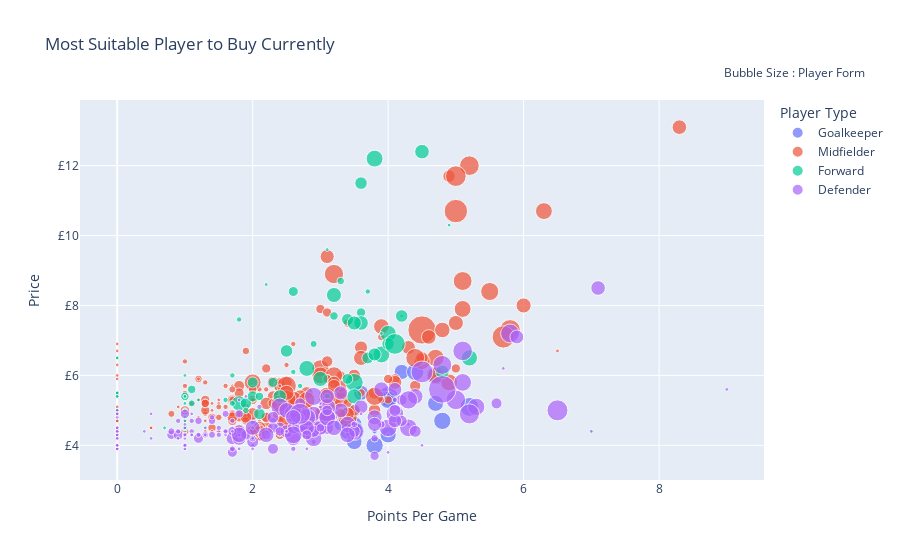

The notebook cell saved with this chart:
### Markdown cell above
#### Most Suitable Player to Buy Currently
[Move to top](#Fantasy-Premier-League---Player-Selector)

### Code cell
cf.go_offline()

df = players_details[['form','points_per_game','now_cost','team_name','singular_name','first_name','web_name']]
df["now_cost"] = df["now_cost"]/10
df.points_per_game = pd.to_numeric(df.points_per_game)
df.rename(columns = {'singular_name' : "Player Type"}, inplace = True)
df["name"] = df["first_name"] + ' ' + df["web_name"]
fig = px.scatter(df, x='points_per_game', 
                 y='now_cost',  
                 size = (players_details["form"].astype(float).values + abs(players_details["form"].astype(float).values.min()))*1.5, 
                 hover_name = "name",
                 hover_data= ["team_name"],
                 color ="Player Type",
                 title = "Most Suitable Player to Buy Currently"
                )
fig['layout']['yaxis'].update({'title': 'Price', 'tickprefix': '£'})
fig['layout']['xaxis'].update({'title': 'Points Per Game'})
fig.update_layout(
    showlegend=True,
    annotations=[
        dict(
            x=1.15,
            y=1.10,
            xref="paper",
            yref="paper",
            showarrow=False,
            text="Bubble Size : Player Form"
        )
    ]
)

fig.show()

### Figure 1 — Plotly figure (JSON) as saved in the notebook; plotly's stock layout.template omitted (floating-point values rounded to 4 significant figures; data arrays with more than 128 entries replaced by an {"elided": "..."} marker saying what was removed)
{"data": [{"customdata": [["Arsenal"], ["Arsenal"], ["Arsenal"], ["Arsenal"], ["Arsenal"], ["Aston Villa"], ["Aston Villa"], ["Aston Villa"], ["Aston Villa"], ["Aston Villa"], ["Brentford"], ["Brentford"], ["Brentford"], ["Brentford"], ["Brentford"], ["Brentford"], ["Brighton"], ["Brighton"], ["Brighton"], ["Brighton"], ["Brighton"], ["Burnley"], ["Burnley"], ["Burnley"], ["Burnley"], ["Burnley"], ["Chelsea"], ["Chelsea"], ["Chelsea"], ["Crystal Palace"], ["Crystal Palace"], ["Crystal Palace"], ["Everton"], ["Everton"], ["Everton"], ["Everton"], ["Everton"], ["Leicester"], ["Leicester"], ["Leicester"], ["Leeds"], ["Leeds"], ["Leeds"], ["Liverpool"], ["Liverpool"], ["Liverpool"], ["Liverpool"], ["Man City"], ["Man City"], ["Man City"], ["Man City"], ["Man Utd"], ["Man Utd"], ["Man Utd"], ["Newcastle"], ["Newcastle"], ["Newcastle"], ["Newcastle"], ["Norwich"], ["Norwich"], ["Norwich"], ["Norwich"], ["Southampton"], ["Southampton"], ["Southampton"], ["Southampton"], ["Spurs"], ["Spurs"], ["Spurs"], ["Spurs"], ["Watford"], ["Watford"], ["Watford"], ["Watford"], ["West Ham"], ["West Ham"], ["West Ham"], ["Wolves"], ["Wolves"], ["Wolves"], ["Wolves"], ["Wolves"], ["Wolves"]], "hovertemplate": "<b>%{hovertext}</b><br><br>Player Type=Goalkeeper<br>points_per_game=%{x}<br>now_cost=%{y}<br>size=%{marker.size}<br>team_name=%{customdata[0]}<extra></extra>", "hovertext": ["Bernd Leno", "Rúnar Alex Rúnarsson", "Karl Hein", "Aaron Ramsdale", "Arthur Okonkwo", "Jed Steer", "Emiliano Martínez", "Viljami Sinisalo", "Filip Marschall", "Robin Olsen", "David Raya", "Ellery Balcombe", "Patrik Gunnarsson", "Álvaro Fernández", "Matthew Cox", "Jonas Lössl", "Jason Steele", "Mathew Ryan", "Robert Sánchez", "Kjell Scherpen", "Thomas McGill", "Nick Pope", "Will Norris", "Bailey Peacock-Farrell", "Wayne Hennessey", "Sam Waller", "Kepa Arrizabalaga", "Edouard Mendy", "Marcus Bettinelli", "Vicente Guaita", "Jack Butland", "Remi Matthews", "Jordan Pickford", "João Virgínia", "Asmir Begović", "Andy Lonergan", "Harry Tyrer", "Kasper Schmeichel", "Danny Ward", "Eldin Jakupovic", "Francisco Casilla", "Illan Meslier", "Kristoffer Klaesson", "Adrián Adrián", "Alisson Alisson", "Caoimhin Kelleher", "Marcelo Pitaluga", "Ederson Ederson", "Zack Steffen", "Scott Carson", "Cieran Slicker", "David de Gea", "Dean Henderson", "Tom Heaton", "Karl Darlow", "Martin Dubravka", "Freddie Woodman", "Mark Gillespie", "Michael McGovern", "Tim Krul", "Angus Gunn", "Jon McCracken", "Fraser Forster", "Alex McCarthy", "Harry Lewis", "Willy Caballero", "Joe Hart", "Hugo Lloris", "Pierluigi Gollini", "Brandon Austin", "Ben Foster", "Daniel Bachmann", "Robert Elliot", "Vincent Angelini", "Darren Randolph", "Lukasz Fabianski", "Alphonse Areola", "Rui Pedro Patrício", "Andreas Söndergaard", "John Ruddy", "José Sá", "Louie Moulden", "James Storer"], "legendgroup": "Goalkeeper", "marker": {"color": "#636efa", "size": [0.3, 0.3, 0.3, 7.5, 0.3, 0.3, 4.8, 0.3, 0.3, 0.3, 5.55, 0.3, 0.3, 0.3, 0.3, 0.6, 0.3, 0.3, 5.1, 0.3, 0.3, 8.25, 0.3, 0.3, 0.3, 0.3, 6.3, 4.8, 0.3, 3.6, 0.6, 0.3, 6.3, 0.3, 0.3, 0.3, 0.3, 3.6, 0.3, 0.3, 0.3, 2.4, 0.3, 0.3, 7.5, 0.3, 0.3, 6.3, 0.3, 0.3, 0.3, 6.3, 0.3, 0.3, 0.3, 8.55, 0.3, 0.3, 0.3, 0.3, 6.3, 0.3, 5.55, 0.3, 0.3, 0.3, 0.3, 2.4, 0.3, 0.3, 5.1, 0.3, 0.3, 0.3, 0.3, 3.6, 1.05, 0.3, 0.3, 0.3, 5.4, 0.3, 0.3], "sizemode": "area", "sizeref": 0.042, "symbol": "circle"}, "mode": "markers", "name": "Goalkeeper", "orientation": "v", "showlegend": true, "type": "scatter", "x": [1.3, 0.0, 0.0, 5.2, 0.0, 1.0, 3.6, 0.0, 0.0, 0.0, 4.0, 0.0, 0.0, 2.6, 0.0, 1.0, 2.0, 0.0, 3.5, 0.0, 0.0, 4.0, 0.0, 0.0, 2.0, 0.0, 4.8, 4.2, 0.0, 3.3, 3.8, 0.0, 3.1, 0.0, 1.0, 0.0, 0.0, 3.0, 0.0, 0.0, 0.0, 2.6, 0.0, 0.0, 4.7, 4.0, 0.0, 4.4, 7.0, 0.0, 0.0, 4.0, 0.0, 0.0, 2.5, 3.5, 2.2, 0.0, 0.0, 2.8, 3.8, 0.0, 3.4, 3.5, 0.0, 1.0, 0.0, 3.9, 0.0, 0.0, 3.5, 2.0, 0.0, 0.0, 0.0, 3.5, 2.0, 0.0, 0.0, 0.0, 4.7, 0.0, 0.0], "xaxis": "x", "y": [4.5, 4.0, 4.0, 5.1, 3.9, 3.9, 5.5, 4.0, 4.0, 4.0, 4.3, 4.0, 3.9, 4.5, 4.0, 4.5, 4.0, 4.5, 4.6, 4.5, 4.0, 5.4, 4.4, 4.5, 4.5, 4.0, 4.7, 6.1, 4.0, 4.6, 4.4, 3.9, 4.9, 4.0, 4.0, 4.0, 4.0, 4.8, 4.0, 3.9, 4.5, 4.8, 4.3, 4.3, 6.0, 4.3, 4.0, 6.1, 4.4, 3.9, 4.0, 5.3, 4.7, 3.9, 4.5, 4.4, 4.3, 3.9, 3.9, 4.5, 4.0, 4.0, 4.4, 4.4, 3.9, 4.3, 4.5, 5.4, 4.3, 4.0, 4.1, 4.2, 4.0, 4.0, 4.3, 5.0, 4.7, 5.0, 3.9, 4.3, 5.2, 4.0, 4.0], "yaxis": "y"}, {"customdata": {"elided": "294x1 str values"}, "hovertemplate": "<b>%{hovertext}</b><br><br>Player Type=Midfielder<br>points_per_game=%{x}<br>now_cost=%{y}<br>size=%{marker.size}<br>team_name=%{customdata[0]}<extra></extra>", "hovertext": {"elided": "294 str values"}, "legendgroup": "Midfielder", "marker": {"color": "#EF553B", "size": {"elided": "294 float values"}, "sizemode": "area", "sizeref": 0.042, "symbol": "circle"}, "mode": "markers", "name": "Midfielder", "orientation": "v", "showlegend": true, "type": "scatter", "x": {"elided": "294 float values"}, "xaxis": "x", "y": {"elided": "294 float values"}, "yaxis": "y"}, {"customdata": [["Arsenal"], ["Arsenal"], ["Arsenal"], ["Arsenal"], ["Arsenal"], ["Aston Villa"], ["Aston Villa"], ["Aston Villa"], ["Aston Villa"], ["Aston Villa"], ["Aston Villa"], ["Brentford"], ["Brentford"], ["Brentford"], ["Brentford"], ["Brighton"], ["Brighton"], ["Brighton"], ["Brighton"], ["Brighton"], ["Brighton"], ["Brighton"], ["Burnley"], ["Burnley"], ["Burnley"], ["Burnley"], ["Burnley"], ["Chelsea"], ["Chelsea"], ["Chelsea"], ["Chelsea"], ["Chelsea"], ["Crystal Palace"], ["Crystal Palace"], ["Crystal Palace"], ["Crystal Palace"], ["Crystal Palace"], ["Everton"], ["Everton"], ["Everton"], ["Everton"], ["Everton"], ["Everton"], ["Everton"], ["Everton"], ["Leicester"], ["Leicester"], ["Leicester"], ["Leeds"], ["Leeds"], ["Leeds"], ["Leeds"], ["Liverpool"], ["Liverpool"], ["Man City"], ["Man City"], ["Man City"], ["Man Utd"], ["Man Utd"], ["Man Utd"], ["Newcastle"], ["Newcastle"], ["Newcastle"], ["Newcastle"], ["Newcastle"], ["Norwich"], ["Norwich"], ["Norwich"], ["Norwich"], ["Norwich"], ["Southampton"], ["Southampton"], ["Southampton"], ["Southampton"], ["Southampton"], ["Southampton"], ["Spurs"], ["Spurs"], ["Watford"], ["Watford"], ["Watford"], ["Watford"], ["Watford"], ["Watford"], ["Watford"], ["Watford"], ["Watford"], ["Watford"], ["West Ham"], ["Wolves"], ["Wolves"], ["Wolves"], ["Wolves"]], "hovertemplate": "<b>%{hovertext}</b><br><br>Player Type=Forward<br>points_per_game=%{x}<br>now_cost=%{y}<br>size=%{marker.size}<br>team_name=%{customdata[0]}<extra></extra>", "hovertext": ["Pierre-Emerick Aubameyang", "Alexandre Lacazette", "Edward Nketiah", "Folarin Balogun", "Mika Biereth", "Ollie Watkins", "Wesley Wesley", "Mbwana Ally Samatta", "Keinan Davis", "Danny Ings", "Cameron Archer", "Ivan Toney", "Marcus Forss", "Halil Dervişoğlu", "Nathan Young-Coombes", "Neal Maupay", "Aaron Connolly", "Danny Welbeck", "Florin Andone", "Andi Zeqiri", "Jürgen Locadia", "Evan Ferguson", "Jay Rodriguez", "Ashley Barnes", "Matej Vydra", "Lewis Richardson", "Wout Weghorst", "Olivier Giroud", "Michy Batshuayi", "Timo Werner", "Tammy Abraham", "Romelu Lukaku", "Christian Benteke", "Jordan Ayew", "Jean-Philippe Mateta", "Robert Street", "Odsonne Edouard", "Dominic Calvert-Lewin", "Richarlison Richarlison", "Nathan Broadhead", "Moise Kean", "Salomón Rondón", "Ellis Simms", "Lewis Dobbin", "Cenk Tosun", "Jamie Vardy", "Kelechi Iheanacho", "Patson Daka", "Rodrigo Rodrigo", "Patrick Bamford", "Sam Greenwood", "Joe Gelhardt", "Roberto Firmino", "Divock Origi", "Gabriel Fernando Jesus", "Kayky da Silva Kayky", "Liam Delap", "Edinson Cavani", "Anthony Martial", "Cristiano Ronaldo Ronaldo", "Chris Wood", "Callum Wilson", "Dwight Gayle", "Allan Saint-Maximin", "Joelinton Cássio Joelinton", "Teemu Pukki", "Jordan Hugill", "Adam Idah", "Joshua Sargent", "Thomas Dickson-Peters", "Daniel Nlundulu", "Che Adams", "Michael Obafemi", "Armando Broja", "Shane Long", "Adam A.Armstrong", "Harry Kane", "Dane Scarlett", "Troy Deeney", "Andre Gray", "Stipe Perica", "Isaac Success", "Ashley Fletcher", "João Pedro João Pedro", "Emmanuel Dennis", "Joshua King", "Adedapo Mebude", "Juan Camilo Cucho", "Michail Antonio", "Raúl Jiménez", "Fabio Fabio Silva", "Patrick Cutrone", "Hee-Chan Hwang"], "legendgroup": "Forward", "marker": {"color": "#00cc96", "size": [0.3, 4.8, 1.5, 0.3, 0.3, 3.0, 0.3, 0.3, 0.3, 1.5, 0.3, 3.0, 0.6, 0.3, 0.3, 6.0, 0.3, 4.8, 0.3, 0.3, 0.3, 0.6, 4.8, 1.05, 0.75, 0.3, 5.55, 0.3, 0.3, 0.3, 0.3, 3.3, 0.6, 2.1, 2.7, 0.3, 3.6, 1.8, 4.5, 0.3, 0.3, 0.6, 0.3, 0.3, 0.3, 0.3, 1.05, 5.55, 5.4, 0.3, 0.3, 0.9, 1.2, 0.6, 0.6, 0.6, 0.75, 2.1, 0.6, 4.5, 3.3, 0.3, 0.3, 3.3, 2.55, 6.75, 0.3, 2.85, 3.75, 0.3, 0.3, 9.0, 0.3, 4.8, 2.55, 0.6, 6.0, 0.3, 0.3, 0.3, 0.3, 0.3, 0.3, 1.5, 3.9, 2.4, 0.3, 0.9, 3.3, 4.2, 1.5, 0.3, 0.9], "sizemode": "area", "sizeref": 0.042, "symbol": "circle"}, "mode": "markers", "name": "Forward", "orientation": "v", "showlegend": true, "type": "scatter", "x": [3.1, 3.2, 1.0, 1.0, 0.0, 3.4, 1.0, 0.0, 1.0, 3.2, 1.0, 3.7, 1.6, 0.0, 0.0, 3.9, 1.2, 3.0, 0.0, 0.0, 1.0, 1.0, 1.8, 1.1, 1.7, 0.0, 5.2, 0.0, 0.0, 2.2, 0.0, 3.6, 2.6, 2.3, 1.9, 0.0, 3.8, 3.6, 3.6, 0.0, 1.0, 1.7, 2.0, 0.7, 1.0, 4.9, 2.9, 4.0, 2.8, 4.2, 1.0, 2.7, 3.3, 3.8, 3.7, 1.0, 1.0, 2.6, 1.8, 4.5, 2.5, 3.9, 1.0, 4.0, 2.0, 3.5, 0.0, 2.1, 2.4, 0.0, 0.0, 4.1, 0.0, 3.5, 2.0, 2.7, 3.8, 0.0, 1.0, 0.0, 0.0, 0.0, 1.0, 2.1, 4.8, 3.4, 0.0, 1.9, 4.2, 3.5, 1.1, 0.0, 3.1], "xaxis": "x", "y": [9.6, 8.3, 5.4, 4.7, 4.5, 7.6, 5.4, 5.5, 4.5, 7.7, 4.5, 6.5, 5.3, 5.4, 4.5, 6.6, 5.3, 5.9, 5.0, 4.5, 4.4, 4.5, 5.2, 5.2, 5.2, 4.4, 6.5, 6.5, 5.5, 8.6, 6.5, 11.5, 6.1, 5.8, 5.2, 4.5, 6.6, 7.8, 7.5, 4.5, 6.0, 6.0, 4.5, 4.5, 5.0, 10.3, 6.9, 7.2, 6.2, 7.7, 4.5, 4.6, 8.7, 4.8, 8.4, 5.0, 4.5, 8.4, 7.6, 12.4, 6.7, 7.2, 5.2, 6.9, 5.8, 5.8, 5.4, 4.9, 5.4, 4.5, 4.5, 6.9, 4.5, 5.4, 5.4, 5.7, 12.2, 4.5, 5.4, 5.4, 4.5, 5.0, 4.8, 5.4, 6.1, 5.9, 4.5, 5.0, 7.7, 7.5, 5.6, 5.0, 5.4], "yaxis": "y"}, {"customdata": {"elided": "240x1 str values"}, "hovertemplate": "<b>%{hovertext}</b><br><br>Player Type=Defender<br>points_per_game=%{x}<br>now_cost=%{y}<br>size=%{marker.size}<br>team_name=%{customdata[0]}<extra></extra>", "hovertext": {"elided": "240 str values"}, "legendgroup": "Defender", "marker": {"color": "#ab63fa", "size": {"elided": "240 float values"}, "sizemode": "area", "sizeref": 0.042, "symbol": "circle"}, "mode": "markers", "name": "Defender", "orientation": "v", "showlegend": true, "type": "scatter", "x": {"elided": "240 float values"}, "xaxis": "x", "y": {"elided": "240 float values"}, "yaxis": "y"}], "layout": {"annotations": [{"showarrow": false, "text": "Bubble Size : Player Form", "x": 1.15, "xref": "paper", "y": 1.1, "yref": "paper"}], "legend": {"itemsizing": "constant", "title": {"text": "Player Type"}, "tracegroupgap": 0}, "showlegend": true, "title": {"text": "Most Suitable Player to Buy Currently"}, "xaxis": {"anchor": "y", "domain": [0.0, 1.0], "title": {"text": "Points Per Game"}}, "yaxis": {"anchor": "x", "domain": [0.0, 1.0], "tickprefix": "£", "title": {"text": "Price"}}}}
